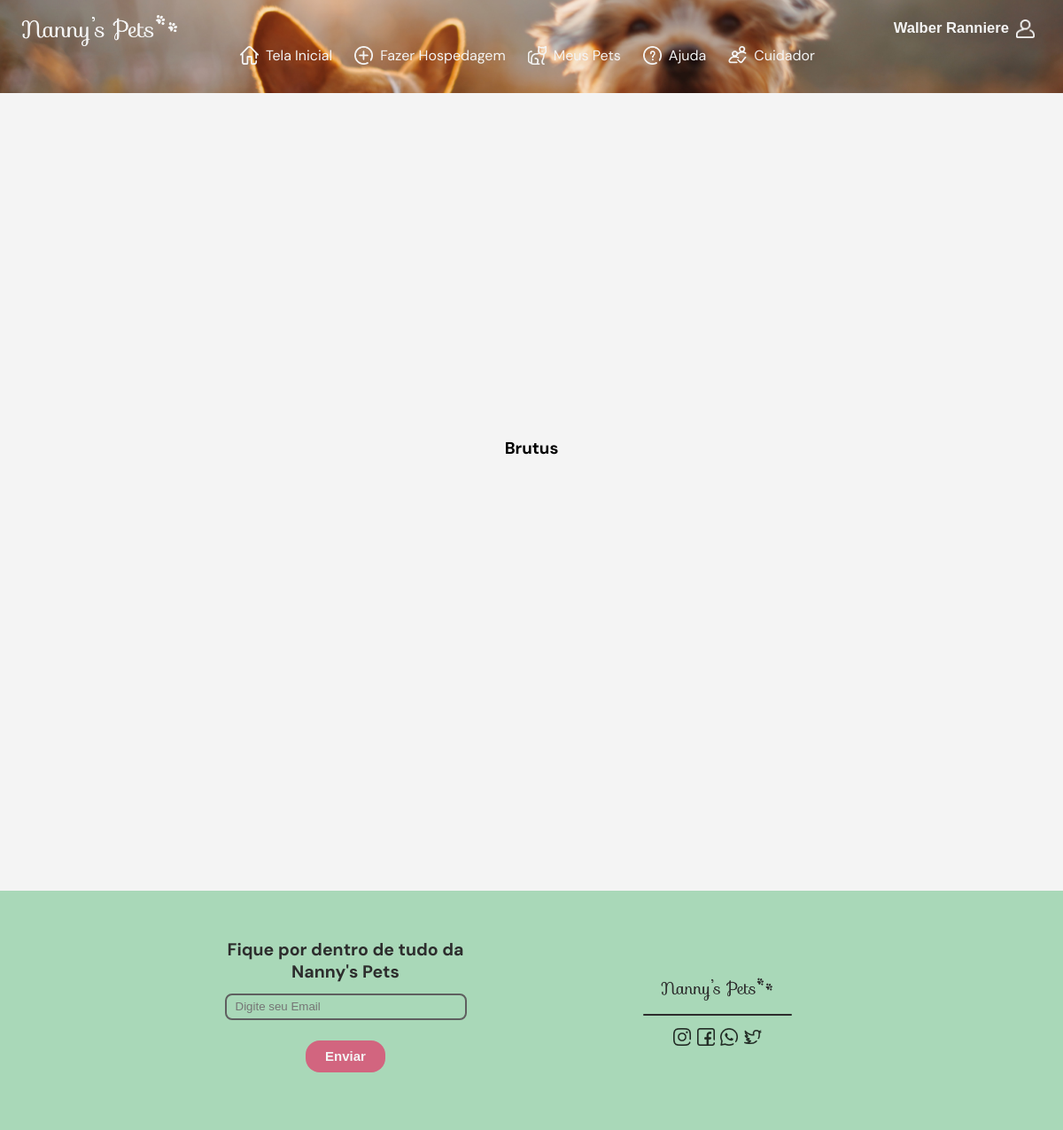
Screenshot of /pets/14/ (signed in) with the database file from the repository.
### nannypets/models.py (models this page shows, shortened)
class User(AbstractBaseUser, PermissionsMixin):
    username = models.CharField(_('username'), max_length=15, unique=True,
        help_text=_('Required. 15 characters or fewer. Letters, \
                    numbers and @/./+/-/_ characters'),
        validators=[
                    validators.RegexValidator(
                                            re.compile('^[\w.@+-]+$'),
                                            _('Enter a valid username.'),
                                            _('invalid'))])
    first_name = models.CharField(_('first name'), max_length=30)
    last_name = models.CharField(_('last name'), max_length=150)
    email = models.EmailField(_('email address'), max_length=255, unique=True)
    is_staff = models.BooleanField(_('staff status'), default=False,
        help_text=_('Designates whether the user can log into this admin site.'))
    is_active = models.BooleanField(_('active'), default=True,
        help_text=_('Designates whether this user should be treated as active. \
                    Unselect this instead of deleting accounts.'))
    date_joined = models.DateTimeField(_('date joined'), default=timezone.now)
    foto = models.ImageField(_('foto'), upload_to='mysite/nannypets/user_photos', null=True,
                             blank=True)
    USERNAME_FIELD = 'username'
    REQUIRED_FIELDS = ['email',]
    objects = UserManager()
    class Meta:
        ordering = ['username']
        verbose_name = _('user')
        verbose_name_plural = _('users')

class Pet(models.Model):
    nome = models.CharField(max_length=255)
    idade = models.IntegerField()
    ESPECIE = (1, 'Cachorro'), (2,'Gato')
    TAMANHO = (1, 'Porte pequeno'), (2, 'Porte médio'), (3, 'Porte grande')
    porte = models.IntegerField(choices=TAMANHO,)
    especie = models.IntegerField(choices=ESPECIE,)
    docil = models.BooleanField()
    User = settings.AUTH_USER_MODEL
    user = models.ForeignKey(User, on_delete=models.CASCADE)
    foto = models.ImageField(upload_to='nannypets/pet_photos', blank=True)
    def __str__(self):
        return self.nome
    class Meta:
        ordering = ['nome']
        verbose_name = 'Pet'
        verbose_name_plural = 'Pets'

### nannypets/views.py (the view)
# urls.py: path('pets/<int:pk>/',login_required(views.PetView.as_view()), name = 'pet'),
class PetView(View):
    def get(self, request, *args, **kwargs):
        pet = get_object_or_404(Pet, pk = kwargs['pk'])
        return render(request, 'nannypets/pet.html', {'pet': pet})

### nannypets/templates/nannypets/pet.html (shortened to what this page needs)
{% extends 'base.html' %}
{% load static %}
{% block css %} <link rel="stylesheet" type="text/css" href="{% static 'assets/css/pet.css' %}"> {% endblock %}
{% block content %}
    <div class="container">
        <div class="pet-content">
            <h3 class="title-pet">{{pet}}</h3>
        </div>
    </div>
{% endblock %}

### nannypets/templates/base.html (shortened to what this page needs)
{% load static %}
<!DOCTYPE html>
<html lang="pt-br">
<head>
    <link rel="stylesheet" type="text/css" href="{% static 'assets/css/base.css' %}">
    {% block css %}{% endblock %}
</head>
<body>
    <nav class="nav-bar">
        <div class="nav-bar-logo-perfil">
            <img src="{% static 'assets/img/logo-white.png' %}" alt="Logo Nanny Pets" class="logo">
            <button class="icon-title-perfil">
                <h5>{{ user.username }} {{user.last_name}}</h5>
                <img src="{% static 'assets/img/perfil.png' %}" alt="" class="nav-icon">
            </button>
        </div>
        <ul class="nav-links">
            <li><a href="/"><img src="{% static 'assets/img/icon-home.png' %}" alt="" class="nav-icon">Tela Inicial</a></li>
            <li><a href="/hospedagem/"><img src="{% static 'assets/img/icon-hospedar.png' %}" alt="" class="nav-icon">Fazer Hospedagem</a></li>
            <li><a href="/pets/"><img src="{% static 'assets/img/icon-cat.png' %}" alt="" class="nav-icon">Meus Pets</a></li>
            <li><a href="#"><img src="{% static 'assets/img/icon-help.png' %}" alt="" class="nav-icon">Ajuda</a></li>
            {% if user.cuidador %}
                <li><a href="/minhas_solicitacoes"><img src="{% static 'assets/img/icon-cuidador.png' %}" alt="" class="nav-icon">Cuidador</a></li>
            {% endif %}
        </ul>
    </nav>
    {% block content %}
    {% endblock %}
    <footer class="foot">
        <div class="foot-form">
            <div class="box-form">
                <h2 class="foot-title">Fique por dentro de tudo da Nanny's Pets</h2>
                <form action="#" class="foot-form-env-email">
                    <input type="text" placeholder="Digite seu Email" class="foot-form-cx-text">
                    <button class="foot-btn-env">Enviar</button>
                </form>
            </div>
        </div>
        <div class="foot-logo-midia">
            <div class="box-social">
                <img src="{% static 'img/logo-black.png' %}" alt="" class="foot-logo">
                <hr>
                <div class="foot-social-midia">
                    <img src="{% static 'img/icon-ig.png' %}" alt="" class="foot-icon-midia">
                    <img src="{% static 'img/icon-fb.png' %}" alt="" class="foot-icon-midia">
                    <img src="{% static 'img/icon-wpp.png' %}" alt="" class="foot-icon-midia">
                    <img src="{% static 'img/icon-tw.png' %}" alt="" class="foot-icon-midia">
                </div>
            </div>
        </div>
    </footer>
</body>
</html>

### nannypets/static/assets/css/base.css (style rules this page uses)
:root { --white: #f4f4f4; --pink-strong: #D2657F; --text-color-black: #2d2d2d; --text-color-gray: #5f5f5f; --hover-button: #FF6663; --gray: #9AA0A8; --blue: #d9e6ff; --blue-light: #A9D8B8; --container-color: #fff; --body-font: 'DM Sans', sans-serif; --h2-font-size: 1.25rem; --h3-font-size: 1rem; --normal-font-size: .938rem; --small-font-size: .813rem; --smaller-font-size: .75rem; }
* { box-sizing: border-box; padding: 0; margin: 0; }
body { font-family: var(--body-font); background-color: var(--white); display: flex; flex-direction: column; justify-content: space-between; min-height: 100vh; }
.nav-bar { width: 100%; height: 105px; background: rgba(192, 126, 117, 0.20); background-image: url("/static/assets/img/alvan-nee-T-0EW-SEbsE-unsplash.jpg"); background-size: cover; background-position: center; filter: contrast(1.0); flex-shrink: 0; background-position-y: 24%; display: flex; flex-direction: column; padding: 1% 2%; align-items: center; }
.nav-bar-logo-perfil { width: 100%; justify-content: space-between; height: auto; display: flex; flex-direction: row; }
.logo { width: auto; height: 40px; }
.icon-title-perfil { border: none; display: flex; flex-direction: row; color: var(--white); font-size: var(--h2-font-size); text-decoration: none; background: transparent; justify-content: space-between; align-items: center; }
.nav-links { display: flex; list-style: none; flex-direction: row; justify-content: space-around; width: 60%; }
.nav-links li { display: flex; flex-direction: row; align-items: center; justify-content: center; height: 21px; }
.nav-links a { text-decoration: none; color: var(--white); height: 21px; display: inline-flex; align-items: flex-end; transition: 300ms linear; }
.nav-icon { height: 21px; width: 21px; border: none; text-decoration: none; margin-left: 8px; margin-right: 8px; }
.foot { width: 100%; height: 270px; position: relative; bottom: 0; background-color: var(--blue-light); display: flex; flex-direction: row; align-items: center; justify-content: center; }
.foot-form, .foot-logo-midia { width: 35%; height: 100%; display: flex; flex-direction: column; align-items: center; justify-content: center; }
.box-form { color: var(--text-color-black); height: 60%; width: 65%; display: flex; flex-direction: column; justify-content: space-around; font-size: var(--small-font-size); text-align: center; }
.foot-form-env-email { display: flex; flex-direction: column; height: 70%; justify-content: space-around; align-items: center; }
.foot-form-env-email input { background-color: transparent; border-radius: 8px; border: 2px solid #5F5F5F; height: 30px; appearance: none; text-indent: 10px; width: 100%; }
.foot-form-env-email button { width: 90px; height: 36px; border-radius: 16px; border-style: hidden; background-color: var(--pink-strong); color: var(--white); font-size: var(--normal-font-size); font-weight: 700; outline: 0; cursor: pointer; }
.foot-logo { height: 30px; width: 128px; }
.foot-icon-midia { height: 20px; width: 20px; }
.box-social { height: 35%; width: 40%; display: flex; flex-direction: column; justify-content: space-around; align-items: center; }
.box-social hr { width: 100%; background-color: var(--text-color-black); height: 1.5px; border: none; border-radius: 3px; }
.foot-social-midia { display: flex; width: 60%; align-items: center; justify-content: space-between; }
.container { margin-bottom: 80px; }

### nannypets/static/assets/css/pet.css (style rules this page uses)
body { margin: 0; padding: 0; display: flex; flex-direction: column; }
.container { display: flex; align-items: center; flex-direction: column; padding: 0; height: auto; width: 100%; margin-bottom: 100px; }
.pet-content { display: flex; flex-direction: column; width: 60%; min-height: 800px; align-items: center; justify-content: center; }

### rows the page displays
User: username "Walber", last_name "Ranniere"
Pet: nome "Brutus"
